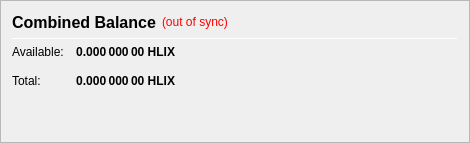
                   <widget class="QFrame" name="frame_CombinedBalances">
                    <property name="minimumSize">
                     <size>
                      <width>470</width>
                      <height>0</height>
                     </size>
                    </property>
                    <property name="frameShape">
                     <enum>QFrame::StyledPanel</enum>
                    </property>
                    <property name="frameShadow">
                     <enum>QFrame::Raised</enum>
                    </property>
                    <layout class="QVBoxLayout" name="verticalLayout_5">
                     <item>
                      <layout class="QHBoxLayout" name="horizontalLayout_5" stretch="0">
                       <item>
                        <widget class="QLabel" name="label_5z">
                         <property name="minimumSize">
                          <size>
                           <width>0</width>
                           <height>20</height>
                          </size>
                         </property>
                         <property name="font">
                          <font>
                           <pointsize>12</pointsize>
                           <weight>75</weight>
                           <bold>true</bold>
                          </font>
                         </property>
                         <property name="toolTip">
                          <string>Combined Balance (including unconfirmed and immature coins)</string>
                         </property>
                         <property name="text">
                          <string>Combined Balance</string>
                         </property>
                        </widget>
                       </item>
                       <item>
                        <widget class="QLabel" name="labelWalletStatus">
                         <property name="cursor">
                          <cursorShape>WhatsThisCursor</cursorShape>
                         </property>
                         <property name="toolTip">
                          <string>The displayed information may be out of date. Your wallet automatically synchronizes with the Helix network after a connection is established, but this process has not completed yet.</string>
                         </property>
                         <property name="styleSheet">
                          <string notr="true">QLabel { color: red; }</string>
                         </property>
                         <property name="text">
                          <string notr="true">(out of sync)</string>
                         </property>
                         <property name="alignment">
                          <set>Qt::AlignLeading|Qt::AlignLeft|Qt::AlignVCenter</set>
                         </property>
                        </widget>
                       </item>
                       <item>
                        <spacer name="horizontalSpacer_1">
                         <property name="orientation">
                          <enum>Qt::Horizontal</enum>
                         </property>
                         <property name="sizeHint" stdset="0">
                          <size>
                           <width>40</width>
                           <height>20</height>
                          </size>
                         </property>
                        </spacer>
                       </item>
                      </layout>
                     </item>
                     <item>
                      <widget class="Line" name="line_CombinedBalance">
                       <property name="minimumSize">
                        <size>
                         <width>0</width>
                         <height>1</height>
                        </size>
                       </property>
                       <property name="maximumSize">
                        <size>
                         <width>16777215</width>
                         <height>1</height>
                        </size>
                       </property>
                       <property name="orientation">
                        <enum>Qt::Horizontal</enum>
                       </property>
                      </widget>
                     </item>
                     <item>
                      <layout class="QGridLayout" name="gridLayout_3">
                       <property name="spacing">
                        <number>12</number>
                       </property>
                       <item row="1" column="0">
                        <widget class="QLabel" name="labelBalanceTextz">
                         <property name="text">
                          <string>Available:</string>
                         </property>
                        </widget>
                       </item>
                       <item row="1" column="1">
                        <widget class="QLabel" name="labelBalancez">
                         <property name="font">
                          <font>
                           <weight>75</weight>
                           <bold>true</bold>
                          </font>
                         </property>
                         <property name="cursor">
                          <cursorShape>IBeamCursor</cursorShape>
                         </property>
                         <property name="toolTip">
                          <string>Your current spendable balance</string>
                         </property>
                         <property name="text">
                          <string notr="true">0.000 000 00 HLIX</string>
                         </property>
                         <property name="alignment">
                          <set>Qt::AlignRight|Qt::AlignTrailing|Qt::AlignVCenter</set>
                         </property>
                         <property name="textInteractionFlags">
                          <set>Qt::LinksAccessibleByMouse|Qt::TextSelectableByKeyboard|Qt::TextSelectableByMouse</set>
                         </property>
                        </widget>
                       </item>
                       <item row="2" column="0">
                        <widget class="QLabel" name="labelTotalTextz">
                         <property name="text">
                          <string>Total:</string>
                         </property>
                        </widget>
                       </item>
                       <item row="2" column="1">
                        <widget class="QLabel" name="labelTotalz">
                         <property name="font">
                          <font>
                           <weight>75</weight>
                           <bold>true</bold>
                          </font>
                         </property>
                         <property name="cursor">
                          <cursorShape>IBeamCursor</cursorShape>
                         </property>
                         <property name="toolTip">
                          <string>Total Balance, including all unavailable coins.</string>
                         </property>
                         <property name="text">
                          <string notr="true">0.000 000 00 HLIX</string>
                         </property>
                         <property name="alignment">
                          <set>Qt::AlignRight|Qt::AlignTrailing|Qt::AlignVCenter</set>
                         </property>
                         <property name="textInteractionFlags">
                          <set>Qt::LinksAccessibleByMouse|Qt::TextSelectableByKeyboard|Qt::TextSelectableByMouse</set>
                         </property>
                        </widget>
                       </item>
                       <item row="2" column="3">
                        <spacer name="horizontalSpacer_2">
                         <property name="orientation">
                          <enum>Qt::Horizontal</enum>
                         </property>
                         <property name="sizeHint" stdset="0">
                          <size>
                           <width>40</width>
                           <height>20</height>
                          </size>
                         </property>
                        </spacer>
                       </item>
                      </layout>
                     </item>
                     <item>
                      <spacer name="verticalSpacer_1">
                       <property name="orientation">
                        <enum>Qt::Vertical</enum>
                       </property>
                       <property name="sizeHint" stdset="0">
                        <size>
                         <width>20</width>
                         <height>40</height>
                        </size>
                       </property>
                      </spacer>
                     </item>
                    </layout>
                   </widget>
